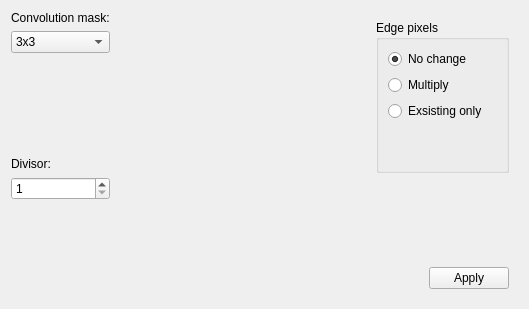
<?xml version="1.0" encoding="UTF-8"?>
<ui version="4.0">
 <class>ConvolutionMatrix</class>
 <widget class="QFrame" name="ConvolutionMatrix">
  <property name="geometry">
   <rect>
    <x>0</x>
    <y>0</y>
    <width>529</width>
    <height>309</height>
   </rect>
  </property>
  <property name="windowTitle">
   <string>Frame</string>
  </property>
  <layout class="QGridLayout" name="gridLayout">
   <item row="2" column="0" colspan="2">
    <widget class="QFrame" name="matrixFrame">
     <property name="sizePolicy">
      <sizepolicy hsizetype="Expanding" vsizetype="Expanding">
       <horstretch>0</horstretch>
       <verstretch>0</verstretch>
      </sizepolicy>
     </property>
     <property name="frameShape">
      <enum>QFrame::NoFrame</enum>
     </property>
     <property name="frameShadow">
      <enum>QFrame::Raised</enum>
     </property>
     <layout class="QGridLayout" name="gridLayout_2">
      <property name="leftMargin">
       <number>0</number>
      </property>
      <property name="topMargin">
       <number>0</number>
      </property>
      <property name="rightMargin">
       <number>0</number>
      </property>
      <property name="bottomMargin">
       <number>0</number>
      </property>
      <item row="0" column="2">
       <layout class="QGridLayout" name="matrixGrid"/>
      </item>
     </layout>
    </widget>
   </item>
   <item row="1" column="0">
    <widget class="QComboBox" name="maskSizeBox">
     <item>
      <property name="text">
       <string>3x3</string>
      </property>
     </item>
     <item>
      <property name="text">
       <string>3x5</string>
      </property>
     </item>
     <item>
      <property name="text">
       <string>5x3</string>
      </property>
     </item>
     <item>
      <property name="text">
       <string>5x5</string>
      </property>
     </item>
     <item>
      <property name="text">
       <string>7x7</string>
      </property>
     </item>
    </widget>
   </item>
   <item row="0" column="0">
    <widget class="QLabel" name="label">
     <property name="text">
      <string>Convolution mask:</string>
     </property>
    </widget>
   </item>
   <item row="5" column="0">
    <spacer name="verticalSpacer_2">
     <property name="orientation">
      <enum>Qt::Vertical</enum>
     </property>
     <property name="sizeHint" stdset="0">
      <size>
       <width>20</width>
       <height>40</height>
      </size>
     </property>
    </spacer>
   </item>
   <item row="0" column="2" rowspan="6">
    <widget class="QFrame" name="optionsFrame">
     <property name="sizePolicy">
      <sizepolicy hsizetype="Expanding" vsizetype="Preferred">
       <horstretch>0</horstretch>
       <verstretch>0</verstretch>
      </sizepolicy>
     </property>
     <property name="layoutDirection">
      <enum>Qt::LeftToRight</enum>
     </property>
     <property name="frameShape">
      <enum>QFrame::NoFrame</enum>
     </property>
     <property name="frameShadow">
      <enum>QFrame::Raised</enum>
     </property>
     <layout class="QGridLayout" name="gridLayout_3">
      <item row="2" column="2">
       <widget class="QPushButton" name="applyButton">
        <property name="text">
         <string>Apply</string>
        </property>
       </widget>
      </item>
      <item row="0" column="1" colspan="2">
       <widget class="QGroupBox" name="boardPixelsMethods">
        <property name="sizePolicy">
         <sizepolicy hsizetype="Minimum" vsizetype="Expanding">
          <horstretch>0</horstretch>
          <verstretch>0</verstretch>
         </sizepolicy>
        </property>
        <property name="layoutDirection">
         <enum>Qt::LeftToRight</enum>
        </property>
        <property name="title">
         <string>Edge pixels</string>
        </property>
        <layout class="QVBoxLayout" name="verticalLayout_3">
         <item>
          <widget class="QRadioButton" name="noChangeBox">
           <property name="text">
            <string>No change</string>
           </property>
           <property name="checked">
            <bool>true</bool>
           </property>
          </widget>
         </item>
         <item>
          <widget class="QRadioButton" name="multiplyBox">
           <property name="text">
            <string>Multiply</string>
           </property>
          </widget>
         </item>
         <item>
          <widget class="QRadioButton" name="existingOnlyBox">
           <property name="text">
            <string>Exsisting only</string>
           </property>
          </widget>
         </item>
         <item>
          <spacer name="verticalSpacer_3">
           <property name="orientation">
            <enum>Qt::Vertical</enum>
           </property>
           <property name="sizeHint" stdset="0">
            <size>
             <width>20</width>
             <height>40</height>
            </size>
           </property>
          </spacer>
         </item>
        </layout>
       </widget>
      </item>
      <item row="0" column="0">
       <spacer name="horizontalSpacer_2">
        <property name="orientation">
         <enum>Qt::Horizontal</enum>
        </property>
        <property name="sizeHint" stdset="0">
         <size>
          <width>40</width>
          <height>20</height>
         </size>
        </property>
       </spacer>
      </item>
      <item row="2" column="1">
       <spacer name="horizontalSpacer">
        <property name="orientation">
         <enum>Qt::Horizontal</enum>
        </property>
        <property name="sizeHint" stdset="0">
         <size>
          <width>40</width>
          <height>20</height>
         </size>
        </property>
       </spacer>
      </item>
      <item row="1" column="2">
       <spacer name="verticalSpacer">
        <property name="orientation">
         <enum>Qt::Vertical</enum>
        </property>
        <property name="sizeHint" stdset="0">
         <size>
          <width>20</width>
          <height>40</height>
         </size>
        </property>
       </spacer>
      </item>
     </layout>
    </widget>
   </item>
   <item row="3" column="0">
    <widget class="QLabel" name="label_2">
     <property name="text">
      <string>Divisor:</string>
     </property>
    </widget>
   </item>
   <item row="4" column="1">
    <spacer name="horizontalSpacer_5">
     <property name="orientation">
      <enum>Qt::Horizontal</enum>
     </property>
     <property name="sizeHint" stdset="0">
      <size>
       <width>40</width>
       <height>20</height>
      </size>
     </property>
    </spacer>
   </item>
   <item row="4" column="0">
    <widget class="QSpinBox" name="divisorSpinBox">
     <property name="minimum">
      <number>1</number>
     </property>
    </widget>
   </item>
   <item row="1" column="1">
    <spacer name="horizontalSpacer_3">
     <property name="orientation">
      <enum>Qt::Horizontal</enum>
     </property>
     <property name="sizeHint" stdset="0">
      <size>
       <width>40</width>
       <height>20</height>
      </size>
     </property>
    </spacer>
   </item>
  </layout>
 </widget>
 <resources/>
 <connections/>
</ui>
